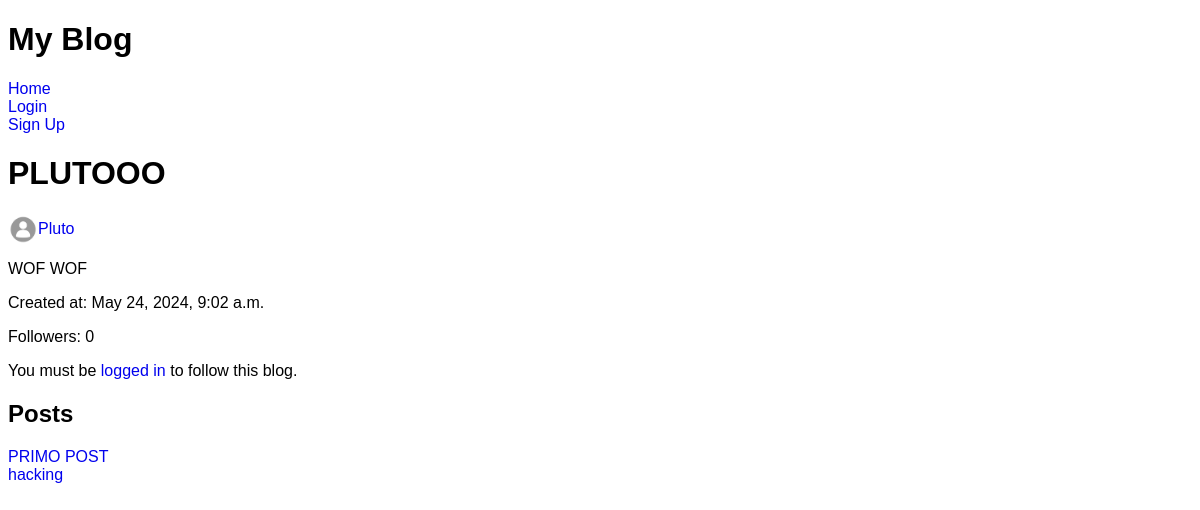
The page /blog/1/ on the database as committed earlier.
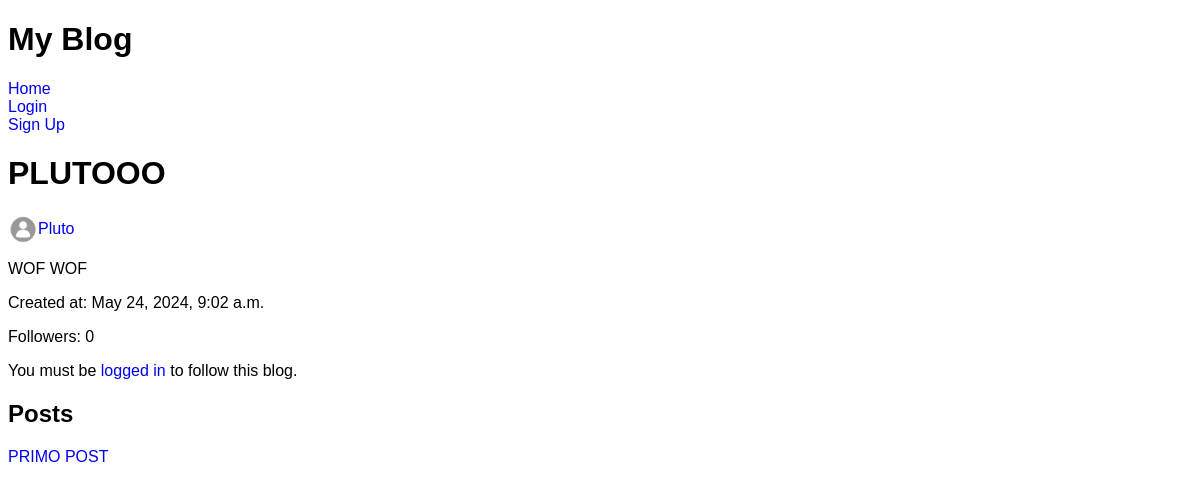
The same page on the database as committed later.
### blog/models.py (models this page shows, shortened)
class Blog(models.Model):
    author = models.ForeignKey(CustomUser, on_delete=models.CASCADE)
    title = models.CharField(max_length=200)
    description = models.TextField()
    created_at = models.DateTimeField(default=timezone.now)
    followers = models.ManyToManyField(CustomUser, related_name='followed_blogs', blank=True)

class Post(models.Model):
    blog = models.ForeignKey(Blog, on_delete=models.CASCADE, related_name='posts')
    title = models.CharField(max_length=200)
    content = models.TextField()
    published_date = models.DateTimeField(default=timezone.now)
    author = models.ForeignKey(CustomUser, on_delete=models.CASCADE)
    likes = models.ManyToManyField(CustomUser, related_name='liked_posts', blank=True)

### users/models.py (models this page shows, shortened)
class CustomUser(AbstractUser):
    profile_image = models.ImageField(upload_to='profile_images/', default='default.png')
    email = models.CharField(max_length=200, blank=True)
    bio = models.TextField(blank=True)

### blog/views.py (the view)
# urls.py: path('blog/<int:pk>/', views.BlogDetailView.as_view(), name='blog_detail'),
class BlogDetailView(DetailView):
    model = Blog
    template_name = 'blog_detail.html'

### templates/blog_detail.html (shortened to what this page needs)
{% extends "base_generic.html" %}
{% block content %}
  <h1>{{ object.title }}</h1>
<div class="user-wrapper">
    <img src="{{ blog.author.profile_image.url }}" alt="{{ comment.author.username }}" class="profile-image">
    <a href="{% url 'profile' blog.author %}">{{ blog.author }}</a>
</div>
  <p>{{ object.description }}</p>
  <p>Created at: {{ object.created_at }}</p>
    <p>Followers: {{ blog.followers.count }}</p>
{% if blog.author != user %}
    {% if user.is_authenticated%}
        <form action="{% url 'follow_blog' blog.pk %}" method="post">
            {% csrf_token %}
            {% if user in blog.followers.all %}
                <button type="submit" class="red-button">Unfollow</button>
            {% else %}
                <button type="submit" class="green-button">Follow</button>
            {% endif %}
        </form>
    {% else %}
        <p>You must be <a href="{% url 'login' %}">logged in</a> to follow this blog.</p>
    {% endif %}
{% endif %}
  <h2>Posts</h2>
  <ul>
    {% for post in object.posts.all %}
      <li><a href="{% url 'post_detail' post.pk %}">{{ post.title }}</a></li>
    {% endfor %}
  </ul>
{% endblock %}

### templates/base_generic.html (shortened to what this page needs)
{% load static %}
<!DOCTYPE html>
<html lang="en">
<head>
    <link rel="stylesheet" type="text/css" href="{% static 'style.css' %}?v=1.0">
</head>
<body>
    <header>
        <h1>My Blog</h1>
        <nav>
            <ul>
                <li><a href="{% url 'blog_list' %}">Home</a></li>
                {% if user.is_authenticated %}
                    <li><a href="{% url 'profile' user.username%}">Profile</a></li>
                    <li><a href="{% url 'blog_create' %}">Create Blog</a></li>
                    <li>
                        <form action="{% url 'logout' %}" method="post">
                        {% csrf_token %}
                        <button type="submit">Logout</button>
                        </form>
                    </li>
                {% else %}
                    <li><a href="{% url 'login' %}">Login</a></li>
                    <li><a href="{% url 'signup' %}">Sign Up</a></li>
                {% endif %}
            </ul>
        </nav>
    </header>
    <main>
        {% block content %}{% endblock %}
    </main>
</body>
</html>

### static/style.css (style rules this page uses)
body { font-family: Source Sans Pro, Helvetica, sans-serif; }
ul { list-style: none; padding: 0; }
a { text-decoration: none; }
.user-wrapper { display: flex; align-items: center; }
.profile-image { width: 30px; height: auto; }

Rows that differ between the two databases and show on the page:
removed Post: title "hacking"
